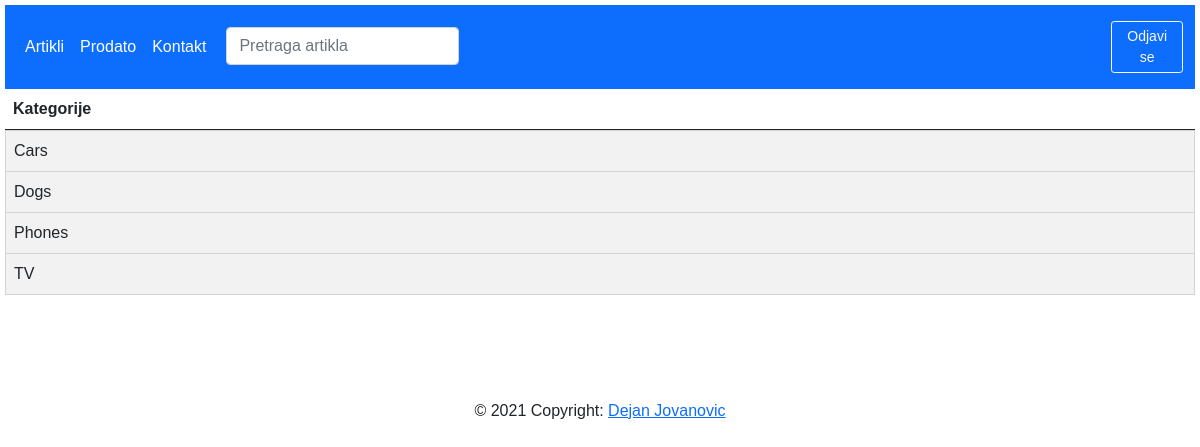
Page /category/ (signed in) on the committed database.
### shop_app/models.py (models this page shows, shortened)
class Category(models.Model):
    category_name = models.CharField(max_length=100, help_text='Category name')
    class Meta:
        verbose_name_plural = 'Categories'
        ordering = ['category_name']

### shop_app/views.py (the view)
# urls.py: path('category/', views.CategoryListView.as_view(), name='category'),
class CategoryListView(generic.ListView):
    model = Category
    template_name = 'category_list.html'

### shop_app/templates/category_list.html
{% extends 'base.html' %}
{% block content %}
{% if user.is_authenticated %}
<table class="table table-striped">
    <thead class="thead-dark">
        <tr>
            <th scope="col"> Kategorije </th>
        </tr>
    </thead>
    <tbody>
    {% for page in category_list %}
        <td class="list-group-item">{{ page.category_name }}</td>
    {% endfor %}
    </tbody>
</table>
{% endif %}
{% endblock %}

### shop_app/static/shop_app/css/styles.css (style rules this page uses)
body { padding: 5px; font-family: Arial, Helvetica, sans-serif; }

### rows in the picture
Category: category_name "Cars"
Category: category_name "Dogs"
Category: category_name "Phones"
Category: category_name "TV"
